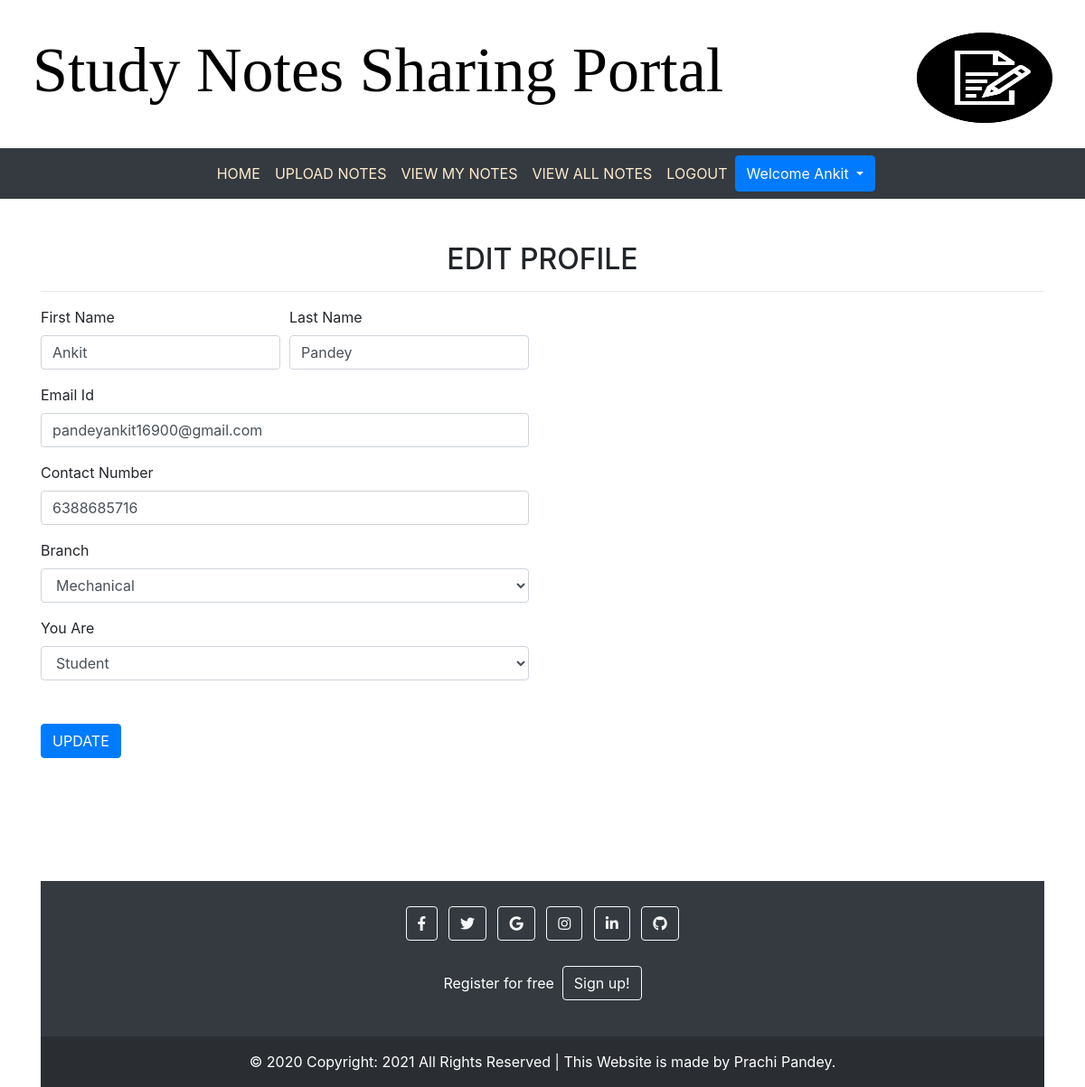
The page /edit_profile (signed in) on the database its author committed.
### notes/models.py (models this page shows, shortened)
class Signup(models.Model):
    user = models.ForeignKey(User,on_delete=models.CASCADE)
    contact = models.CharField(max_length=10)
    branch = models.CharField(max_length=30)
    role = models.CharField(max_length=10)

### notes/views.py (the view, shortened to what this page needs)
# urls.py: path('edit_profile',edit_profile,name='edit_profile'),
def edit_profile(request):
    if not request.user.is_authenticated:
         return redirect('login')
    user=User.objects.get(id=request.user.id)
    data=Signup.objects.get(user=user)
    error=False
    d = {'data':data,'user':user, 'error':error}
    return render(request,'edit_profile.html',d)

### notes/templates/edit_profile.html (shortened to what this page needs)
{% extends 'user_nav.html'  %}
{% load static %}
{% block body %}
<body>
<div class="container mt-5">
    <h2 class="text-center">EDIT PROFILE</h2>
    <hr>
    <div class="row">
        <div class="col-sm-6">
            <form method="post">
                <div class="form-row">
                    <div class="form-group col-md-6">
                        <label>First Name</label>
                        <input type="text" class="form-control" value="{{data.user.first_name}}" name="first_name">
                    </div>
                    <div class="form-group col-md-6">
                        <label>Last Name</label>
                        <input type="text" class="form-control" value="{{data.user.last_name}}" name="last_name">
                    </div>
                </div>
                <div class="form-row">
                    <div class="form-group col-md-12">
                        <label>Email Id</label>
                        <input type="text" class="form-control" value="{{data.user.username}}"name="emailid">
                    </div>
                </div>
                <div class="form-row">
                    <div class="form-group col-md-12">
                        <label>Contact Number</label>
                        <input type="text" class="form-control" value="{{data.contact}}" name="contact">
                    </div>
                </div>
                <div class="form-row">
                    <div class="form-group col-md-12">
                        <label>Branch</label>
                        <select class="form-control" name="branch">
                            <option value="{{data.branch}}">{{data.branch}}</option>
                        </select>
                    </div>
                </div>
                <div class="form-row">
                    <div class="form-group col-md-12">
                        <label>You Are</label>
                        <select class="form-control" name="you are">
                            <option value="{{data.role}}">{{data.role}}</option>
                    </div>
                </div>
                <input type="submit" value="UPDATE" class="btn btn-primary mt-5">
            </form>
        </div>
    </div>
    <br><br>
</div>
</div></body>
<footer class="bg-dark text-center text-white">
    <div class="container p-4 pb-0">
      <section class="mb-4">
        <a class="btn btn-outline-light btn-floating m-1" href="#!" role="button"
          ><i class="fab fa-facebook-f"></i
        ></a>
        <a class="btn btn-outline-light btn-floating m-1" href="#!" role="button"
          ><i class="fab fa-twitter"></i
        ></a>
        <a class="btn btn-outline-light btn-floating m-1" href="#!" role="button"
          ><i class="fab fa-google"></i
        ></a>
        <a class="btn btn-outline-light btn-floating m-1" href="#!" role="button"
          ><i class="fab fa-instagram"></i
        ></a>
        <a class="btn btn-outline-light btn-floating m-1" href="#!" role="button"
          ><i class="fab fa-linkedin-in"></i
        ></a>
        <a class="btn btn-outline-light btn-floating m-1" href="#!" role="button"
          ><i class="fab fa-github"></i
        ></a>
      </section>
      <section class="">
        <p class="d-flex justify-content-center align-items-center">
          <span class="me-3">Register for free&nbsp;&nbsp;</span>
          <a href="{% url 'signup'  %}" class="btn btn-outline-light btn-rounded">
            Sign up!
          </a>
        </p>
      </section>
    </div>
    <div class="text-center p-3" style="background-color: rgba(0, 0, 0, 0.2);">
      © 2020 Copyright: 2021 All Rights Reserved  | This Website is made by Prachi Pandey.
    </div>
  </footer>
{% endblock %}

### notes/templates/user_nav.html (shortened to what this page needs)
<!DOCTYPE html>
<html lang="en">
<head>
    {% load static %}
  <link rel="stylesheet" href="https://maxcdn.bootstrapcdn.com/bootstrap/4.3.1/css/bootstrap.min.css">
  <link rel="stylesheet" href="https://use.fontawesome.com/releases/v5.6.3/css/all.css"
>
  <link rel="stylesheet" href="{% static 'css/style.css' %}">
</head>
<body>
  <h2 style="padding:3%;">
       <span style="color:black; text-align:center; font-family:Algerian; Font-size: 70px;">Study Notes Sharing Portal</span>
       <img src="static/images/logo.png" align="right" style="width:150px; height:100px; position:relative;">
    </h2>
   <nav class="navbar navbar-expand-sm justify-content-center bg-dark" >
      <ul class="navbar-nav">
          <li class="navbar-item">
              <a class="nav-link" href="{% url 'profile' %}">HOME</a>
          </li>
          <li class="navbar-item">
            <a class="nav-link" href="{% url 'upload_notes' %}">UPLOAD NOTES</a>
          </li>
          <li class="navbar-item">
            <a class="nav-link" href="{% url 'view_mynotes' %}">VIEW MY NOTES</a>
          </li>
          <li class="navbar-item">
            <a class="nav-link" href="{% url 'viewallnotes' %}">VIEW ALL NOTES</a>
          </li>
          <li class="navbar-item">
            <a class="nav-link" href="{% url 'logout' %}">LOGOUT</a>
          </li>
          <div class="btn-group ">
              <button type="button" class="btn btn-primary dropdown-toggle" data-toggle="dropdown">
                  Welcome {{request.user.first_name}}
              </button>
          </div>
      </ul>
   </nav>
</body>
</html>
{% block body %}
{% endblock %}

### notes/templates/user_nav.html (style rules this page uses)
.nav-link { color: blanchedalmond; }

### rows shown on the page
Signup: first_name "Ankit", last_name "Pandey", emailid "pandeyankit16900@gmail.com", contact "6388685716", branch "Mechanical", role "Student"

### other values the page prints
{{ request.user.first_name }} "Ankit"
